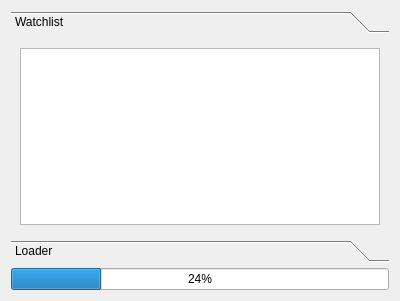
<?xml version="1.0" encoding="UTF-8"?>
<ui version="4.0">
 <class>Loader</class>
 <widget class="QWidget" name="Loader">
  <property name="geometry">
   <rect>
    <x>0</x>
    <y>0</y>
    <width>400</width>
    <height>301</height>
   </rect>
  </property>
  <property name="windowTitle">
   <string>Form</string>
  </property>
  <layout class="QVBoxLayout" name="verticalLayout">
   <item>
    <widget class="QToolBox" name="tool_box">
     <property name="currentIndex">
      <number>0</number>
     </property>
     <widget class="QWidget" name="">
      <property name="geometry">
       <rect>
        <x>0</x>
        <y>0</y>
        <width>382</width>
        <height>202</height>
       </rect>
      </property>
      <attribute name="label">
       <string>Watchlist</string>
      </attribute>
      <layout class="QVBoxLayout" name="verticalLayout_2">
       <item>
        <widget class="QListWidget" name="sequence_list"/>
       </item>
      </layout>
     </widget>
     <widget class="QWidget" name="page_2">
      <property name="geometry">
       <rect>
        <x>0</x>
        <y>0</y>
        <width>382</width>
        <height>202</height>
       </rect>
      </property>
      <attribute name="label">
       <string>Loader</string>
      </attribute>
     </widget>
    </widget>
   </item>
   <item>
    <widget class="QProgressBar" name="progress_bar">
     <property name="value">
      <number>24</number>
     </property>
    </widget>
   </item>
  </layout>
 </widget>
 <resources/>
 <connections/>
</ui>
